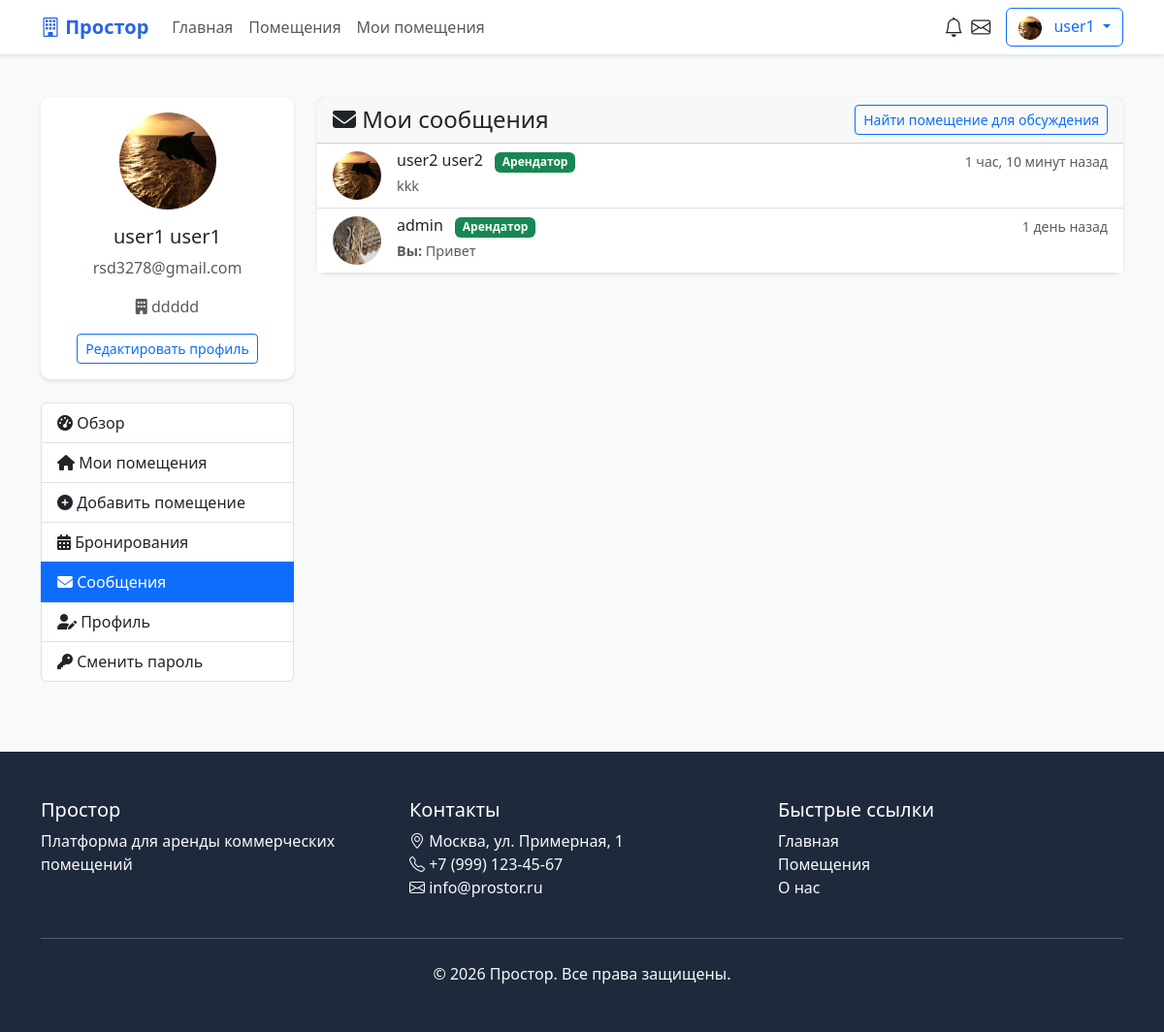
Screenshot of /messages/ (signed in) with the database file from the repository.
### core/models.py (models this page shows, shortened)
class User(AbstractUser):
    USER_TYPE_CHOICES = [
        ('tenant', 'Арендатор'),
        ('landlord', 'Арендодатель'),
        ('admin', 'Администратор'),
    ]
    user_type = models.CharField(
        max_length=20,
        choices=USER_TYPE_CHOICES,
        default='tenant',
        verbose_name='Тип пользователя'
    )
    avatar = models.ImageField(
        upload_to='avatars/',
        null=True,
        blank=True,
        verbose_name='Аватар'
    )
    phone = models.CharField(
        max_length=20,
        blank=True,
        null=True,
        verbose_name='Телефон'
    )
    company_name = models.CharField(
        max_length=100,
        blank=True,
        null=True,
        verbose_name='Название компании'
    )
    email_verified = models.BooleanField(
        default=False,
        verbose_name='Email подтвержден'
    )
    phone_verified = models.BooleanField(
        default=False,
        verbose_name='Телефон подтвержден'
    )
    class Meta:
        verbose_name = 'Пользователь'
        verbose_name_plural = 'Пользователи'
    def get_full_name_or_username(self):
        if self.first_name and self.last_name:
            return f"{self.first_name} {self.last_name}"
        return self.username

class Message(models.Model):
    sender = models.ForeignKey(
        User,
        on_delete=models.CASCADE,
        related_name='sent_messages',
        verbose_name='Отправитель'
    )
    recipient = models.ForeignKey(
        User,
        on_delete=models.CASCADE,
        related_name='received_messages',
        verbose_name='Получатель'
    )
    property = models.ForeignKey(
        Property,
        on_delete=models.CASCADE,
        null=True,
        blank=True,
        related_name='messages',
        verbose_name='Помещение'
    )
    subject = models.CharField(
        max_length=200,
        verbose_name='Тема'
    )
    message = models.TextField(
        verbose_name='Сообщение'
    )
    is_read = models.BooleanField(
        default=False,
        verbose_name='Прочитано'
    )
    created_at = models.DateTimeField(
        auto_now_add=True,
        verbose_name='Дата создания'
    )
    class Meta:
        verbose_name = 'Сообщение'
        verbose_name_plural = 'Сообщения'
        ordering = ['-created_at']

### core/views.py (the view)
# urls.py: path('messages/', views.messages_list, name='messages_list'),
@login_required
def messages_list(request):
    sent_messages = Message.objects.filter(sender=request.user).values('recipient').distinct()
    received_messages = Message.objects.filter(recipient=request.user).values('sender').distinct()
    user_ids = set()
    for msg in sent_messages:
        user_ids.add(msg['recipient'])
    for msg in received_messages:
        user_ids.add(msg['sender'])
    conversations = []
    for user_id in user_ids:
        other_user = User.objects.get(id=user_id)
        last_message = Message.objects.filter(
            Q(sender=request.user, recipient=other_user) |
            Q(sender=other_user, recipient=request.user)
        ).order_by('-created_at').first()
        unread_count = Message.objects.filter(
            sender=other_user,
            recipient=request.user,
            is_read=False
        ).count()
        conversations.append({
            'user': other_user,
            'last_message': last_message,
            'unread_count': unread_count,
        })
    conversations.sort(
        key=lambda x: x['last_message'].created_at if x['last_message'] else timezone.make_aware(datetime.min),
        reverse=True
    )
    paginator = Paginator(conversations, 5)
    page = request.GET.get('page')
    conversations_page = paginator.get_page(page)
    context = {
        'conversations': conversations_page,
        'title': 'Мои сообщения'
    }
    return render(request, 'core/messages_list.html', context)

### templates/core/messages_list.html (shortened to what this page needs)
{% extends 'base.html' %}
{% load static %}
{% block content %}
<div class="container mt-4">
    <div class="row">
        <div class="col-md-3">
            <div class="card mb-4">
                <div class="card-body text-center">
                    {% if user.avatar %}
                        <img src="{{ user.avatar.url }}" class="rounded-circle mb-3" width="100" height="100" alt="Аватар">
                    {% else %}
                        <img src="{% static 'images/default-avatar.png' %}" class="rounded-circle mb-3" width="100" height="100" alt="Аватар">
                    {% endif %}
                    <h5 class="card-title">{{ user.get_full_name_or_username }}</h5>
                    <p class="text-muted">{{ user.email }}</p>
                    {% if user.company_name %}
                        <p class="text-muted"><i class="fas fa-building"></i> {{ user.company_name }}</p>
                    {% endif %}
                    <a href="{% url 'edit_profile' %}" class="btn btn-outline-primary btn-sm">Редактировать профиль</a>
                </div>
            </div>
            <div class="list-group mb-4">
                <a href="{% url 'dashboard' %}" class="list-group-item list-group-item-action">
                    <i class="fas fa-tachometer-alt"></i> Обзор
                </a>
                {% if user.user_type == 'tenant' %}
                    <a href="{% url 'my_bookings' %}" class="list-group-item list-group-item-action">
                        <i class="fas fa-calendar-check"></i> Мои бронирования
                    </a>
                    <a href="{% url 'my_favorites' %}" class="list-group-item list-group-item-action">
                        <i class="fas fa-heart"></i> Избранное
                    </a>
                {% elif user.user_type == 'landlord' %}
                    <a href="{% url 'my_properties' %}" class="list-group-item list-group-item-action">
                        <i class="fas fa-home"></i> Мои помещения
                    </a>
                    <a href="{% url 'add_property' %}" class="list-group-item list-group-item-action">
                        <i class="fas fa-plus-circle"></i> Добавить помещение
                    </a>
                    <a href="{% url 'landlord_bookings' %}" class="list-group-item list-group-item-action">
                        <i class="fas fa-calendar-alt"></i> Бронирования
                    </a>
                {% endif %}
                <a href="{% url 'messages_list' %}" class="list-group-item list-group-item-action active">
                    <i class="fas fa-envelope"></i> Сообщения
                </a>
                <a href="{% url 'edit_profile' %}" class="list-group-item list-group-item-action">
                    <i class="fas fa-user-edit"></i> Профиль
                </a>
                <a href="{% url 'change_password' %}" class="list-group-item list-group-item-action">
                    <i class="fas fa-key"></i> Сменить пароль
                </a>
            </div>
        </div>
        <div class="col-md-9">
            <div class="card">
                <div class="card-header d-flex justify-content-between align-items-center">
                    <h4 class="mb-0"><i class="fas fa-envelope"></i> Мои сообщения</h4>
                    <a href="{% url 'property_list' %}" class="btn btn-sm btn-outline-primary">
                        Найти помещение для обсуждения
                    </a>
                </div>
                <div class="card-body p-0">
                    {% if conversations %}
                        <div class="list-group list-group-flush">
                            {% for conversation in conversations %}
                                <a href="{% url 'send_message' conversation.user.id %}"
                                   class="list-group-item list-group-item-action conversation-item {% if conversation.unread_count > 0 %}unread{% endif %}">
                                    <div class="d-flex w-100 justify-content-between">
                                        <div class="d-flex align-items-center">
                                            {% if conversation.user.avatar %}
                                                <img src="{{ conversation.user.avatar.url }}" class="rounded-circle me-3" width="50" height="50" alt="Аватар">
                                            {% else %}
                                                <img src="{% static 'images/default-avatar.png' %}" class="rounded-circle me-3" width="50" height="50" alt="Аватар">
                                            {% endif %}
                                            <div>
                                                <h6 class="mb-1">
                                                    {{ conversation.user.get_full_name_or_username }}
                                                    {% if conversation.user.user_type == 'landlord' %}
                                                        <span class="badge bg-info ms-2">Арендодатель</span>
                                                    {% elif conversation.user.user_type == 'tenant' %}
                                                        <span class="badge bg-success ms-2">Арендатор</span>
                                                    {% endif %}
                                                </h6>
                                                {% if conversation.last_message %}
                                                    <p class="mb-1 text-muted message-preview">
                                                        {% if conversation.last_message.sender == request.user %}
                                                            <strong>Вы:</strong>
                                                        {% endif %}
                                                        {{ conversation.last_message.message|truncatechars:60 }}
                                                    </p>
                                                {% endif %}
                                            </div>
                                        </div>
                                        <div class="text-end">
                                            {% if conversation.last_message %}
                                                <small class="text-muted d-block">
                                                    {{ conversation.last_message.created_at|timesince }} назад
                                                </small>
                                            {% endif %}
                                        </div>
                                    </div>
                                </a>
                            {% endfor %}
                        </div>
                    {% endif %}
                </div>
            </div>
        </div>
    </div>
</div>
{% endblock %}

### templates/base.html (shortened to what this page needs)
<!DOCTYPE html>
<html lang="ru">
<head>
    <link href="https://cdn.jsdelivr.net/npm/bootstrap@5.3.0/dist/css/bootstrap.min.css" rel="stylesheet">
    <link rel="stylesheet" href="https://cdn.jsdelivr.net/npm/bootstrap-icons@1.10.0/font/bootstrap-icons.css">
    <link rel="stylesheet" href="https://cdnjs.cloudflare.com/ajax/libs/font-awesome/6.4.0/css/all.min.css">
</head>
<body>
    <nav class="navbar navbar-expand-lg navbar-light bg-white fixed-top">
        <div class="container">
            <a class="navbar-brand" href="{% url 'home' %}">
                <i class="bi bi-building"></i> Простор
            </a>
            <div class="collapse navbar-collapse" id="navbarNav">
                <ul class="navbar-nav me-auto">
                    <li class="nav-item">
                        <a class="nav-link" href="{% url 'home' %}">Главная</a>
                    </li>
                    <li class="nav-item">
                        <a class="nav-link" href="{% url 'property_list' %}">Помещения</a>
                    </li>
                    {% if user.is_authenticated and user.user_type == 'landlord' %}
                    <li class="nav-item">
                        <a class="nav-link" href="{% url 'my_properties' %}">Мои помещения</a>
                    </li>
                    {% endif %}
                </ul>
                <div class="d-flex align-items-center">
                    {% if user.is_authenticated %}
                        <div class="dropdown me-2">
                            <a class="nav-link position-relative" href="#" id="notificationsDropdown" role="button"
                               data-bs-toggle="dropdown" aria-expanded="false" title="Уведомления">
                                <i class="bi bi-bell fs-5"></i>
                            </a>
                        </div>
                        <div class="dropdown me-3">
                            <a class="nav-link position-relative" href="#" id="messagesDropdown" role="button"
                               data-bs-toggle="dropdown" aria-expanded="false" title="Сообщения">
                                <i class="bi bi-envelope fs-5"></i>
                            </a>
                        </div>
                        <div class="dropdown">
                            <button class="btn btn-outline-primary dropdown-toggle" type="button"
                                    data-bs-toggle="dropdown">
                                {% if user.avatar %}
                                    <img src="{{ user.avatar.url }}" class="rounded-circle me-2"
                                         width="24" height="24" alt="Аватар">
                                {% else %}
                                    <i class="bi bi-person-circle me-2"></i>
                                {% endif %}
                                {{ user.username }}
                            </button>
                        </div>
                    {% else %}
                        <a href="{% url 'login' %}" class="btn btn-outline-primary me-2">Войти</a>
                        <a href="{% url 'register' %}" class="btn btn-primary">Регистрация</a>
                    {% endif %}
                </div>
            </div>
        </div>
    </nav>
    <main>
        {% block content %}{% endblock %}
    </main>
    <footer class="py-5 mt-5">
        <div class="container">
            <div class="row">
                <div class="col-md-4">
                    <h5>Простор</h5>
                    <p class="text-light">Платформа для аренды коммерческих помещений</p>
                </div>
                <div class="col-md-4">
                    <h5>Контакты</h5>
                    <ul class="list-unstyled text-light">
                        <li><i class="bi bi-geo-alt"></i> Москва, ул. Примерная, 1</li>
                        <li><i class="bi bi-telephone"></i> +7 (999) 123-45-67</li>
                        <li><i class="bi bi-envelope"></i> info@prostor.ru</li>
                    </ul>
                </div>
                <div class="col-md-4">
                    <h5>Быстрые ссылки</h5>
                    <ul class="list-unstyled">
                        <li><a href="{% url 'home' %}" class="text-light text-decoration-none">Главная</a></li>
                        <li><a href="{% url 'property_list' %}" class="text-light text-decoration-none">Помещения</a></li>
                        <li><a href="#" class="text-light text-decoration-none">О нас</a></li>
                    </ul>
                </div>
            </div>
            <hr class="my-4 text-light">
            <div class="text-center">
                <p class="text-light mb-0">&copy; 2026 Простор. Все права защищены.</p>
            </div>
        </div>
    </footer>
</body>
</html>

### templates/base.html (style rules this page uses)
:root { --primary: #2563eb; --secondary: #64748b; --success: #10b981; --warning: #f59e0b; --danger: #ef4444; --light: #f8fafc; --dark: #1e293b; }
body { background-color: #f8f9fa; padding-top: 76px; }
.navbar { box-shadow: 0 2px 4px rgba(0,0,0,0.1); }
.navbar-brand { font-weight: bold; color: var(--primary) !important; }
.card { border: none; box-shadow: 0 2px 4px rgba(0,0,0,0.1); border-radius: 10px; }
footer { background-color: var(--dark); color: white; margin-top: auto; }

### templates/core/messages_list.html (style rules this page uses)
.conversation-item { border-left: 4px solid transparent; transition: all 0.2s; }
.message-preview { font-size: 0.9rem; line-height: 1.4; }

### rows the page displays
User: avatar (picture), username "user1", get_full_name_or_username "user1 user1", email "rsd3278@gmail.com", company_name "ddddd"
User: user.avatar (picture), user.get_full_name_or_username "user2 user2", user_type "Арендатор", last_message.message "kkk", last_message.created_at "1 час, 10 минут"
User: user.avatar (picture), user.get_full_name_or_username "admin", user_type "Арендатор", shows "Вы:", last_message.message "Привет", last_message.created_at "1 день"
